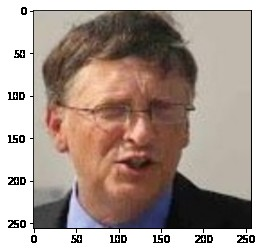
#> input picture tests/api/fixtures/face_known_1.jpg, 262 x 252 px, found by its file name
$ python make_demo_clip.py tests/api/fixtures/face_known_1.jpg demo/lobby.mp4
#> lines starting #> are read from the running program, lines starting #| are printed output that depends on the picture
#!/usr/bin/env python3
"""Make a short demo video from a still face image.

Lets the whole system run with no camera hardware: point a camera's ``source``
at the generated clip (workers loop file sources on EOF). Faces drift slightly
frame to frame so the detector/tracker behave like a real stream.

    python scripts/make_demo_clip.py tests/api/fixtures/face_known_1.jpg demo/lobby.mp4
"""

import sys
from pathlib import Path

import cv2
import numpy as np


def make_clip(image_path: str, out_path: str, *, seconds: int = 12,
              fps: int = 15, size=(640, 480)) -> None:
#> called with image_path = 'tests/api/fixtures/face_known_1.jpg', out_path = 'demo/lobby.mp4', seconds = 12, fps = 15, size = (640, 480)
    img = cv2.imread(image_path)
#> img is the input picture: shape (252, 262, 3); mean B, G, R 143.6, 152.3, 168.8
    if img is None:
        raise SystemExit(f"could not read image: {image_path}")
    w, h = size
    face = cv2.resize(img, (int(w * 0.5), int(h * 0.5)))
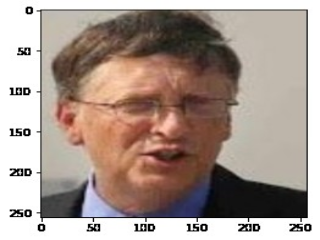
#> face: shape (240, 320, 3); mean B, G, R 143.6, 152.3, 168.8
    fh, fw = face.shape[:2]
#> fh = 240; fw = 320

    Path(out_path).parent.mkdir(parents=True, exist_ok=True)
    writer = cv2.VideoWriter(out_path, cv2.VideoWriter_fourcc(*"mp4v"), fps, size)
    n = seconds * fps
    for i in range(n):
        frame = np.full((h, w, 3), 30, dtype=np.uint8)
        # Gentle drift so boxes move a little, like a real scene.
        dx = int(20 * np.sin(i / 12))
        dy = int(12 * np.cos(i / 15))
        x = (w - fw) // 2 + dx
        y = (h - fh) // 2 + dy
        frame[y:y + fh, x:x + fw] = face
        writer.write(frame)
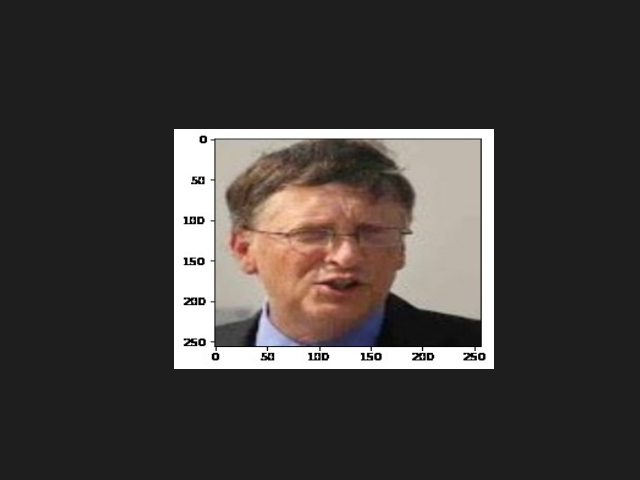
#> frame: shape (480, 640, 3); mean B, G, R 58.4, 60.6, 64.7
    writer.release()
    print(f"wrote {out_path} ({n} frames, {seconds}s @ {fps}fps)")


if __name__ == "__main__":
    src = sys.argv[1] if len(sys.argv) > 1 else "tests/api/fixtures/face_known_1.jpg"
    dst = sys.argv[2] if len(sys.argv) > 2 else "demo/lobby.mp4"
    make_clip(src, dst)

$ run again, with tests/api/fixtures/face_known_2.jpg copied over tests/api/fixtures/face_known_1.jpg
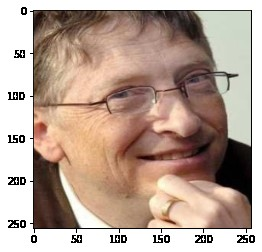
#> input picture tests/api/fixtures/face_known_2.jpg, 262 x 252 px, found by its file name
#> in make_clip, img is the input picture: shape (252, 262, 3); mean B, G, R 148.5, 161.7, 183.5
#> in make_clip, `face = cv2.resize(img, (int(w * 0.5), int(h * 0.5)))`:
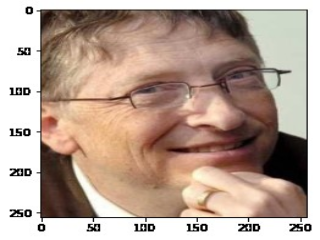
#> face: shape (240, 320, 3); mean B, G, R 148.5, 161.7, 183.5
#> after the loop in make_clip, `for i in range(n):`:
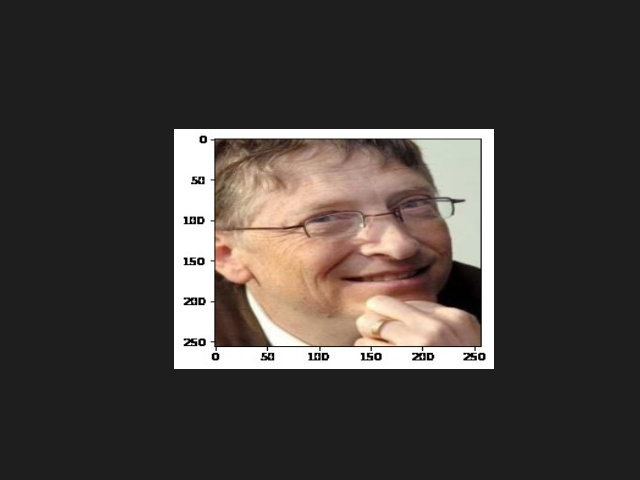
#> frame: shape (480, 640, 3); mean B, G, R 59.6, 62.9, 68.4
